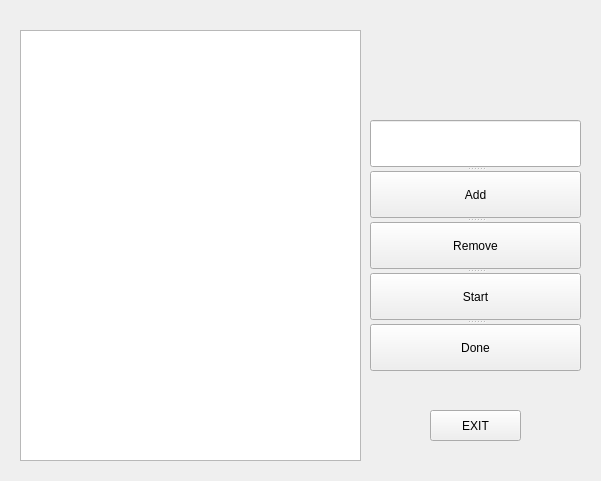
<?xml version="1.0" encoding="UTF-8"?>
<ui version="4.0">
 <class>PracticOOPClass</class>
 <widget class="QWidget" name="PracticOOPClass">
  <property name="geometry">
   <rect>
    <x>0</x>
    <y>0</y>
    <width>601</width>
    <height>481</height>
   </rect>
  </property>
  <property name="windowTitle">
   <string>PracticOOP</string>
  </property>
  <widget class="QListWidget" name="listWidget">
   <property name="geometry">
    <rect>
     <x>20</x>
     <y>30</y>
     <width>341</width>
     <height>431</height>
    </rect>
   </property>
  </widget>
  <widget class="QSplitter" name="splitter">
   <property name="geometry">
    <rect>
     <x>370</x>
     <y>120</y>
     <width>211</width>
     <height>251</height>
    </rect>
   </property>
   <property name="orientation">
    <enum>Qt::Vertical</enum>
   </property>
   <widget class="QSplitter" name="splitter_2">
    <property name="orientation">
     <enum>Qt::Vertical</enum>
    </property>
    <widget class="QLineEdit" name="tasklineEdit"/>
    <widget class="QPushButton" name="addpushButton">
     <property name="text">
      <string>Add</string>
     </property>
    </widget>
    <widget class="QPushButton" name="removepushButton">
     <property name="text">
      <string>Remove</string>
     </property>
    </widget>
    <widget class="QPushButton" name="startpushButton">
     <property name="text">
      <string>Start</string>
     </property>
    </widget>
    <widget class="QPushButton" name="donepushButton">
     <property name="text">
      <string>Done</string>
     </property>
    </widget>
   </widget>
  </widget>
  <widget class="QPushButton" name="exitpushButton">
   <property name="geometry">
    <rect>
     <x>430</x>
     <y>410</y>
     <width>91</width>
     <height>31</height>
    </rect>
   </property>
   <property name="text">
    <string>EXIT</string>
   </property>
  </widget>
 </widget>
 <layoutdefault spacing="6" margin="11"/>
 <resources>
  <include location="PracticOOP.qrc"/>
 </resources>
 <connections/>
</ui>
